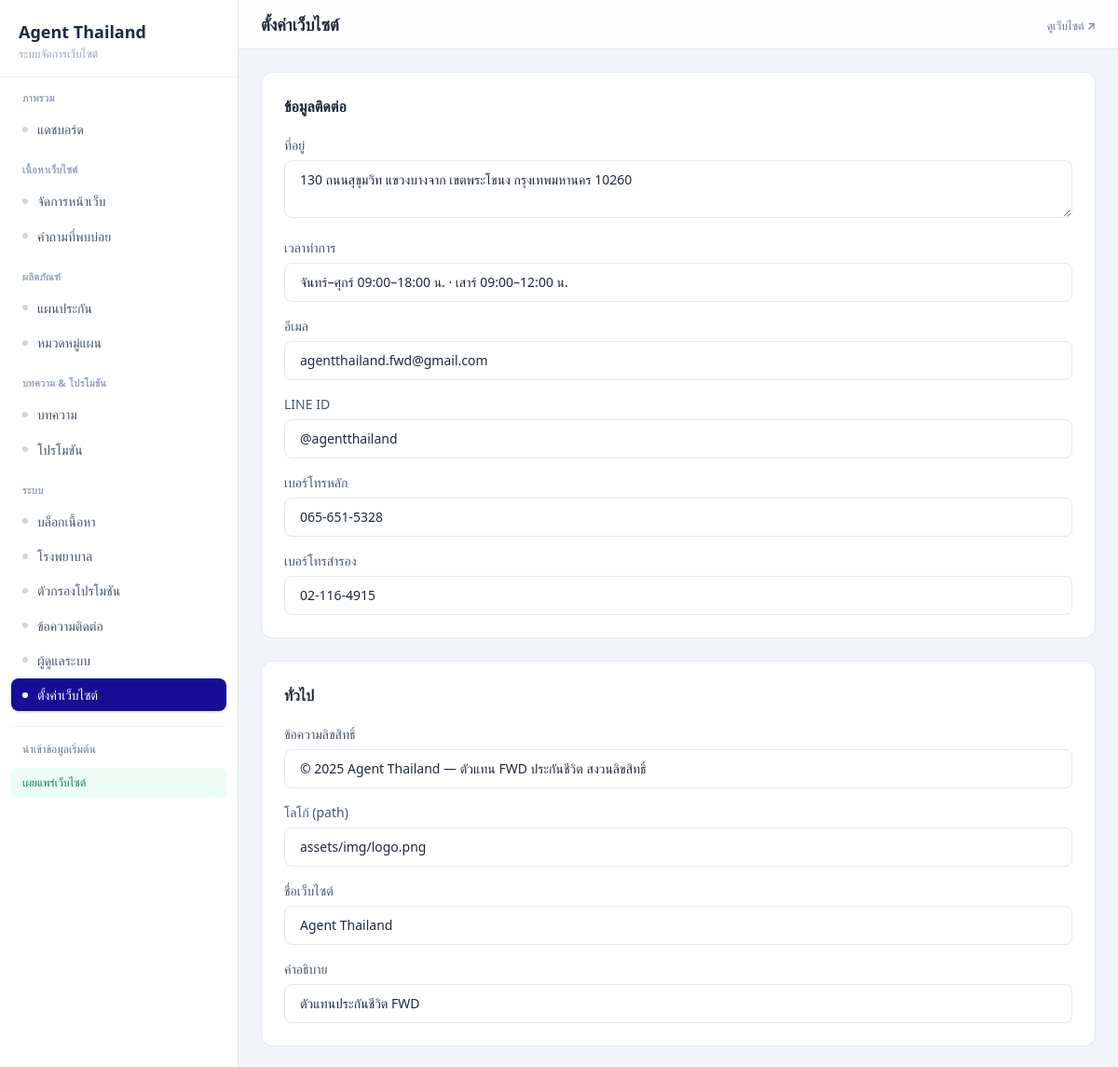
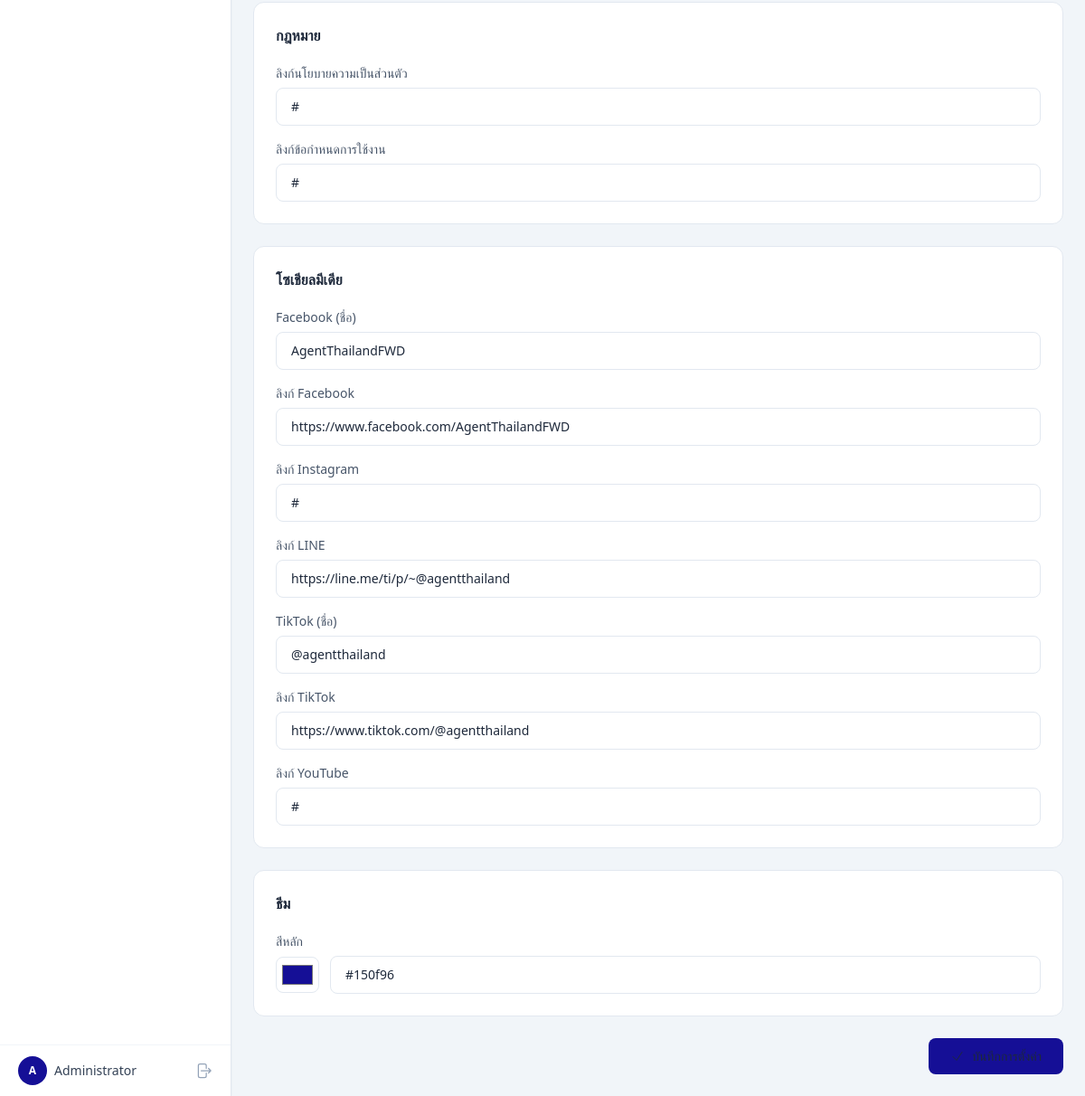
The app's page /settings.php (signed in) with its own data (2 pictures, top to bottom).
### tables this page shows
CREATE TABLE site_settings (
  setting_key VARCHAR(100) PRIMARY KEY,
  setting_value TEXT,
  setting_group VARCHAR(50) DEFAULT 'general',
  updated_at TIMESTAMP DEFAULT CURRENT_TIMESTAMP ON UPDATE CURRENT_TIMESTAMP
);

### includes/auth.php (called while the page is built, shortened)
<?php
require_once __DIR__ . '/db.php';
function adminName(): string {
    return $_SESSION['admin_name'] ?? 'Admin';
}

### includes/db.php (called while the page is built, shortened)
<?php
function getDB(): PDO {
    static $pdo = null;
    if ($pdo === null) {
        $dsn = 'mysql:host=' . DB_HOST . ';dbname=' . DB_NAME . ';charset=utf8mb4';
        $pdo = new PDO($dsn, DB_USER, DB_PASS, [
            PDO::ATTR_ERRMODE            => PDO::ERRMODE_EXCEPTION,
            PDO::ATTR_DEFAULT_FETCH_MODE => PDO::FETCH_ASSOC,
            PDO::ATTR_EMULATE_PREPARES   => false,
        ]);
    }
    return $pdo;
}
function query(string $sql, array $params = []): PDOStatement {
    $stmt = getDB()->prepare($sql);
    $stmt->execute($params);
    return $stmt;
}
function fetchAll(string $sql, array $params = []): array {
    return query($sql, $params)->fetchAll();
}

### settings.php (the view, shortened to what this page needs)
<?php
$pageTitle = 'ตั้งค่าเว็บไซต์';
require_once __DIR__ . '/includes/auth.php';
$labelMap = [
    'site_name'    => 'ชื่อเว็บไซต์',
    'site_tagline' => 'คำอธิบาย',
    'phone'        => 'เบอร์โทรหลัก',
    'phone2'       => 'เบอร์โทรสำรอง',
    'business_hours' => 'เวลาทำการ',
    'copyright'    => 'ข้อความลิขสิทธิ์',
    'email'        => 'อีเมล',
    'line_id'      => 'LINE ID',
    'facebook'     => 'Facebook (ชื่อ)',
    'tiktok'       => 'TikTok (ชื่อ)',
    'facebook_url' => 'ลิงก์ Facebook',
    'line_url'     => 'ลิงก์ LINE',
    'tiktok_url'   => 'ลิงก์ TikTok',
    'youtube_url'  => 'ลิงก์ YouTube',
    'instagram_url'=> 'ลิงก์ Instagram',
    'privacy_url'  => 'ลิงก์นโยบายความเป็นส่วนตัว',
    'terms_url'    => 'ลิงก์ข้อกำหนดการใช้งาน',
    'logo_url'     => 'โลโก้ (path)',
    'address'      => 'ที่อยู่',
    'primary_color'=> 'สีหลัก',
];
$groupLabels = [
    'general' => 'ทั่วไป',
    'contact' => 'ข้อมูลติดต่อ',
    'social'  => 'โซเชียลมีเดีย',
    'theme'   => 'ธีม',
    'legal'   => 'กฎหมาย',
];
$grouped = [];
$dbError = false;
try {
    $settings = fetchAll('SELECT * FROM site_settings ORDER BY setting_group, setting_key');
    foreach ($settings as $s) {
        $grouped[$s['setting_group']][] = $s;
    }
} catch (Exception $e) {
    $dbError = true;
}
require_once __DIR__ . '/includes/header.php';
?>
<?php if ($dbError): ?>
<div class="bg-gray-900 border border-gray-800 rounded-xl p-8 text-center">
  <p class="text-gray-400 mb-2">กรุณาตั้งค่าฐานข้อมูลก่อน</p>
  <p class="text-sm text-gray-500">รัน <code class="bg-gray-800 px-2 py-0.5 rounded text-xs text-gray-300">setup.sql</code> เพื่อสร้างตารางที่จำเป็น</p>
</div>
<?php else: ?>
<form method="POST">
  <div class="space-y-6">
    <?php foreach ($grouped as $group => $items): ?>
    <div class="bg-gray-900 border border-gray-800 rounded-xl p-6">
      <h3 class="text-base font-semibold text-white mb-5"><?= $groupLabels[$group] ?? ucfirst($group) ?></h3>
      <div class="space-y-4">
        <?php foreach ($items as $setting): ?>
        <div>
          <label for="setting_<?= $setting['setting_key'] ?>" class="block text-sm font-medium text-gray-300 mb-1.5">
            <?= $labelMap[$setting['setting_key']] ?? $setting['setting_key'] ?>
          </label>
          <?php if ($setting['setting_key'] === 'primary_color'): ?>
          <div class="flex items-center gap-3">
            <input type="color"
                   id="setting_<?= $setting['setting_key'] ?>"
                   name="settings[<?= $setting['setting_key'] ?>]"
                   value="<?= htmlspecialchars($setting['setting_value']) ?>"
                   class="w-12 h-10 rounded-lg border border-gray-700 bg-gray-800 cursor-pointer p-1">
            <input type="text"
                   value="<?= htmlspecialchars($setting['setting_value']) ?>"
                   class="flex-1 bg-gray-800 border border-gray-700 rounded-lg px-4 py-2.5 text-sm text-white focus:ring-2 focus:ring-brand focus:border-brand transition"
                   oninput="document.getElementById('setting_<?= $setting['setting_key'] ?>').value = this.value"
                   onchange="document.querySelector('input[name=\'settings[<?= $setting['setting_key'] ?>]\']').value = this.value">
          </div>
          <?php elseif ($setting['setting_key'] === 'address'): ?>
          <textarea id="setting_<?= $setting['setting_key'] ?>"
                    name="settings[<?= $setting['setting_key'] ?>]"
                    rows="2"
                    class="w-full bg-gray-800 border border-gray-700 rounded-lg px-4 py-2.5 text-sm text-white focus:ring-2 focus:ring-brand focus:border-brand transition"><?= htmlspecialchars($setting['setting_value']) ?></textarea>
          <?php else: ?>
          <input type="text"
                 id="setting_<?= $setting['setting_key'] ?>"
                 name="settings[<?= $setting['setting_key'] ?>]"
                 value="<?= htmlspecialchars($setting['setting_value']) ?>"
                 class="w-full bg-gray-800 border border-gray-700 rounded-lg px-4 py-2.5 text-sm text-white focus:ring-2 focus:ring-brand focus:border-brand transition">
          <?php endif; ?>
        </div>
        <?php endforeach; ?>
      </div>
    </div>
    <?php endforeach; ?>
  </div>
  <div class="mt-6 flex justify-end">
    <button type="submit" class="inline-flex items-center gap-2 px-6 py-2.5 bg-brand hover:bg-brand-light text-white text-sm font-medium rounded-lg transition">
      <svg xmlns="http://www.w3.org/2000/svg" fill="none" viewBox="0 0 24 24" stroke-width="1.5" stroke="currentColor" class="w-4 h-4"><path stroke-linecap="round" stroke-linejoin="round" d="m4.5 12.75 6 6 9-13.5"/></svg>
    </button>
  </div>
</form>
<?php endif; ?>
<?php require_once __DIR__ . '/includes/footer.php'; ?>

### includes/header.php (shortened to what this page needs)
<?php
require_once __DIR__ . '/auth.php';
$currentPage = basename($_SERVER['SCRIPT_NAME'], '.php');
?>
<!DOCTYPE html>
<html lang="th">
<head>
  <link href="https://cdn.jsdelivr.net/npm/preline@3/dist/preline.min.css" rel="stylesheet">
  <script src="https://cdn.tailwindcss.com"></script>
  <link rel="stylesheet" href="<?= ADMIN_URL ?>/assets/admin.css">
  <link rel="stylesheet" href="<?= ADMIN_URL ?>/assets/admin-images.css">
</head>
<body class="admin-app">
<aside id="hs-sidebar" class="hs-overlay [--auto-close:lg] hs-overlay-open:translate-x-0 -translate-x-full transition-all duration-300 transform fixed top-0 start-0 bottom-0 z-[60] w-64 bg-white border-e border-slate-200 lg:block lg:translate-x-0 lg:end-auto lg:bottom-0 shadow-sm" role="dialog" tabindex="-1" aria-label="Sidebar">
  <div class="flex flex-col h-full">
    <div class="px-5 pt-5 pb-4 border-b border-slate-100">
      <a href="<?= ADMIN_URL ?>/" class="text-lg font-bold text-slate-800">Agent Thailand</a>
      <p class="text-xs text-slate-400 mt-0.5">ระบบจัดการเว็บไซต์</p>
    </div>
    <nav class="flex-1 overflow-y-auto p-3 space-y-4 text-sm">
      <?php
      $navLink = fn($page, $label, $icon) => [
        'href' => ADMIN_URL . '/' . $page . '.php',
        'active' => $currentPage === $page,
        'label' => $label,
        'icon' => $icon,
      ];
      $groups = [
        'ภาพรวม' => [$navLink('index', 'แดชบอร์ด', 'dashboard')],
        'เนื้อหาเว็บไซต์' => [
          $navLink('pages', 'จัดการหน้าเว็บ', 'pages'),
          $navLink('faq', 'คำถามที่พบบ่อย', 'faq'),
        ],
        'ผลิตภัณฑ์' => [
          $navLink('plans', 'แผนประกัน', 'plans'),
          $navLink('categories', 'หมวดหมู่แผน', 'categories'),
        ],
        'บทความ & โปรโมชัน' => [
          $navLink('blogs', 'บทความ', 'blogs'),
          $navLink('promotions', 'โปรโมชัน', 'promos'),
        ],
        'ระบบ' => [
          $navLink('blocks', 'บล็อกเนื้อหา', 'pages'),
          $navLink('hospitals', 'โรงพยาบาล', 'pages'),
          $navLink('promo-filters', 'ตัวกรองโปรโมชัน', 'pages'),
          $navLink('contacts', 'ข้อความติดต่อ', 'contacts'),
          $navLink('users', 'ผู้ดูแลระบบ', 'settings'),
          $navLink('settings', 'ตั้งค่าเว็บไซต์', 'settings'),
        ],
      ];
      foreach ($groups as $groupLabel => $items): ?>
      <div>
        <p class="px-3 mb-1.5 text-[11px] font-semibold uppercase tracking-wide text-slate-400"><?= $groupLabel ?></p>
        <div class="space-y-0.5">
          <?php foreach ($items as $item): ?>
          <a href="<?= $item['href'] ?>"
             class="admin-sidebar-link <?= $item['active'] ? 'admin-sidebar-link--active' : '' ?>">
            <span class="w-1.5 h-1.5 rounded-full flex-shrink-0 <?= $item['active'] ? 'bg-white' : 'bg-slate-300' ?>"></span>
            <span class="leading-snug"><?= $item['label'] ?></span>
          </a>
          <?php endforeach; ?>
        </div>
      </div>
      <?php endforeach; ?>
      <div class="pt-2 border-t border-slate-100 space-y-1">
        <a href="<?= ADMIN_URL ?>/seed.php" class="flex items-center gap-2 px-3 py-2 rounded-lg text-slate-500 hover:bg-slate-50 text-xs">นำเข้าข้อมูลเริ่มต้น</a>
        <a href="<?= ADMIN_URL ?>/api/publish.php" onclick="return confirm('เผยแพร่การเปลี่ยนแปลงทั้งหมดไปยังเว็บไซต์?')"
           class="flex items-center gap-2 px-3 py-2 rounded-lg bg-emerald-50 text-emerald-700 hover:bg-emerald-100 font-medium text-xs">
          เผยแพร่เว็บไซต์
        </a>
      </div>
    </nav>
    <div class="p-3 border-t border-slate-100">
      <div class="flex items-center justify-between px-2">
        <div class="flex items-center gap-2">
          <div class="w-8 h-8 rounded-full bg-brand text-white flex items-center justify-center text-xs font-bold"><?= mb_substr(adminName(), 0, 1) ?></div>
          <span class="text-sm text-slate-700"><?= htmlspecialchars(adminName()) ?></span>
        </div>
        <a href="<?= ADMIN_URL ?>/logout.php" class="text-slate-400 hover:text-red-500" title="ออกจากระบบ">
        </a>
      </div>
    </div>
  </div>
</aside>
<div class="lg:ps-64 min-h-screen">
  <header class="sticky top-0 z-30 bg-white/90 backdrop-blur border-b border-slate-200 px-4 sm:px-6 py-3 flex items-center gap-4">
    <h2 class="text-lg font-semibold text-slate-800"><?= $pageTitle ?? '' ?></h2>
    <div class="ms-auto">
      <a href="<?= SITE_URL ?>/" target="_blank" class="text-xs text-slate-500 hover:text-brand font-medium">ดูเว็บไซต์ ↗</a>
    </div>
  </header>
  <main class="p-4 sm:p-6 w-full">

### includes/footer.php (shortened to what this page needs)
  </main>
</div>
</body>
</html>

### assets/admin.css (style rules this page uses)
:root { --admin-bg: #f1f5f9; --admin-surface: #ffffff; --admin-border: #e2e8f0; --admin-text: #1e293b; --admin-muted: #64748b; --admin-brand: #150f96; }
body.admin-app { background: var(--admin-bg); color: var(--admin-text); font-family: system-ui, -apple-system, 'Segoe UI', sans-serif; }
.admin-app main .text-white { color: #1e293b !important; }
.admin-app main .bg-gray-900, .admin-app main .bg-gray-800, .admin-app main .bg-gray-800\/50 { background-color: #fff !important; }
.admin-app main .border-gray-800, .admin-app main .border-gray-700, .admin-app main .divide-gray-800 > :not([hidden]) ~ :not([hidden]) { border-color: #e2e8f0 !important; }
.admin-app main .text-gray-300 { color: #475569 !important; }
.admin-app main input.bg-gray-800, .admin-app main textarea.bg-gray-800, .admin-app main select.bg-gray-800 { background-color: #fff !important; color: #1e293b !important; border-color: #e2e8f0 !important; }
.admin-sidebar-link { display: flex; align-items: center; gap: 0.625rem; padding: 0.5rem 0.75rem; border-radius: 0.5rem; font-weight: 500; line-height: 1.4; transition: background 0.15s, color 0.15s; }
.admin-sidebar-link--active { background: var(--admin-brand); color: #fff; box-shadow: 0 1px 2px rgba(21, 15, 150, 0.2); }
.admin-sidebar-link:not(.admin-sidebar-link--active) { color: #475569; }

### records on screen
site_settings: setting_key "ที่อยู่", setting_key+setting_value "130 ถนนสุขุมวิท แขวงบางจาก เขตพระโขนง กรุงเทพมหานคร 10260"
site_settings: setting_key "เวลาทำการ", setting_value "จันทร์–ศุกร์ 09:00–18:00 น. · เสาร์ 09:00–12:00 น."
site_settings: setting_key "อีเมล", setting_value "agentthailand.fwd@gmail.com"
site_settings: setting_key "LINE ID", setting_value "@agentthailand"
site_settings: setting_key "เบอร์โทรหลัก", setting_value "065-651-5328"
site_settings: setting_key "เบอร์โทรสำรอง", setting_value "02-116-4915"
site_settings: setting_key "ข้อความลิขสิทธิ์", setting_value "© 2025 Agent Thailand — ตัวแทน FWD ประกันชีวิต สงวนลิขสิทธิ์"
site_settings: setting_key "โลโก้ (path)", setting_value "assets/img/logo.png"
site_settings: setting_key "ชื่อเว็บไซต์", setting_value "Agent Thailand"
site_settings: setting_key "คำอธิบาย", setting_value "ตัวแทนประกันชีวิต FWD"
site_settings: setting_key "ลิงก์นโยบายความเป็นส่วนตัว", setting_value "#"
site_settings: setting_key "ลิงก์ข้อกำหนดการใช้งาน", setting_value "#"
site_settings: setting_key "Facebook (ชื่อ)", setting_value "AgentThailandFWD"
site_settings: setting_key "ลิงก์ Facebook", setting_value "https://www.facebook.com/AgentThailandFWD"
site_settings: setting_key "ลิงก์ Instagram", setting_value "#"
site_settings: setting_key "ลิงก์ LINE", setting_value "https://line.me/ti/p/~@agentthailand"
site_settings: setting_key "TikTok (ชื่อ)", setting_value "@agentthailand"
site_settings: setting_key "ลิงก์ TikTok", setting_value "https://www.tiktok.com/@agentthailand"
site_settings: setting_key "ลิงก์ YouTube", setting_value "#"
site_settings: setting_key "สีหลัก", setting_value "#150f96", setting_value+setting_key "#150f96"

### other values on screen
$groupLabel "ภาพรวม"
$item['label'] "แดชบอร์ด"
$groupLabel "เนื้อหาเว็บไซต์"
$item['label'] "จัดการหน้าเว็บ"
$item['label'] "คำถามที่พบบ่อย"
$groupLabel "ผลิตภัณฑ์"
$item['label'] "แผนประกัน"
$item['label'] "หมวดหมู่แผน"
$groupLabel "บทความ & โปรโมชัน"
$item['label'] "บทความ"
$item['label'] "โปรโมชัน"
$groupLabel "ระบบ"
$item['label'] "บล็อกเนื้อหา"
$item['label'] "โรงพยาบาล"
$item['label'] "ตัวกรองโปรโมชัน"
